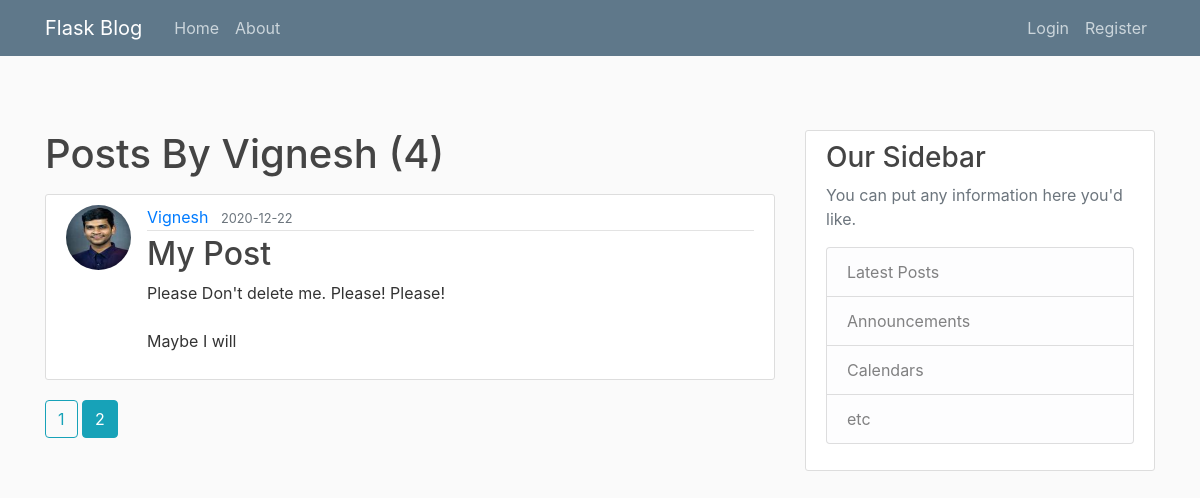
/user/Vignesh?page=2, run on the app's committed database.
### flaskblog/models.py (models this page shows, shortened)
class User(db.Model, UserMixin):
    id = db.Column(db.Integer, primary_key=True)
    username = db.Column(db.String(20), unique=True, nullable=False)
    email = db.Column(db.String(120), unique=True, nullable=False)
    image_file = db.Column(db.String(20), nullable=False, default="default.jpg")
    password = db.Column(db.String(60), nullable=False)
    posts = db.relationship("Post", backref="author", lazy=True)

class Post(db.Model):
    id = db.Column(db.Integer, primary_key=True)
    title = db.Column(db.String(100), unique=True, nullable=False)
    date_posted = db.Column(db.DateTime, nullable=False, default=datetime.utcnow)
    content = db.Column(db.Text, nullable=False)
    user_id = db.Column(db.Integer, db.ForeignKey("user.id"), nullable=False)

### flaskblog/users/routes.py (the view)
@users.route("/user/<string:username>")
def user_posts(username):
    page = request.args.get("page", 1, type=int)
    user = User.query.filter_by(username=username).first_or_404()
    posts = (
        Post.query.filter_by(author=user)
        .order_by(Post.date_posted.desc())
        .paginate(page=page, per_page=3)
    )
    return render_template("user_posts.html", posts=posts, user=user)

### flaskblog/templates/user_posts.html (shortened to what this page needs)
{% extends "layout.html" %}
{% block content %}
    <h1 class="mb-3">Posts By {{ user.username }} ({{ posts.total }})</h1>
    {% for post in posts.items %}
        <article class="media content-section">
            <img src="{{ url_for('static', filename='profile_pics/' + post.author.image_file) }}" alt="" class="rounded-circle article-img">
          <div class="media-body">
            <div class="article-metadata">
              <a class="mr-2" href="{{ url_for('users.user_posts', username=post.author.username) }}">{{ post.author.username }}</a>
              <small class="text-muted">{{ post.date_posted.strftime('%Y-%m-%d') }}</small>
            </div>
            <h2><a class="article-title" href="{{ url_for('posts.post', post_id=post.id) }}">{{ post.title }}</a></h2>
            <p class="article-content">{{ post.content }}</p>
          </div>
        </article>
    {% endfor %}
    {% for page_num in posts.iter_pages(left_edge=1, right_edge=1, left_current=1, right_current=2) %}
    {% if page_num %}
        {% if posts.page == page_num %}
            <a class="btn btn-info mb-4" href="{{ url_for('users.user_posts', username=user.username, page=page_num) }}">{{ page_num }}</a>
        {% else %}
            <a class="btn btn-outline-info mb-4" href="{{ url_for('users.user_posts', username=user.username, page=page_num) }}">{{ page_num }}</a>
        {% endif %}
    {% endif %}
    {% endfor %}
{% endblock content %}

### flaskblog/static/main.css (style rules this page uses)
body { background: #fafafa; color: #333333; margin-top: 5rem; }
h1, h2, h3, h4, h5, h6 { color: #444444; }
.content-section { background: #ffffff; padding: 10px 20px; border: 1px solid #dddddd; border-radius: 3px; margin-bottom: 20px; }
.article-title { color: #444444; }
.article-content { white-space: pre-line; }
.article-img { height: 65px; width: 65px; margin-right: 16px; }
.article-metadata { padding-bottom: 1px; margin-bottom: 4px; border-bottom: 1px solid #e3e3e3 }

### data on the page
User: username "Vignesh"
Post: image_file (picture), author.username "Vignesh", date_posted "2020-12-22", title "My Post", content "Please Don't delete me. Please! Please! Maybe I will"

### other printed values
{{ posts.total }} "4"
{{ page_num }} "1"
{{ page_num }} "2"
